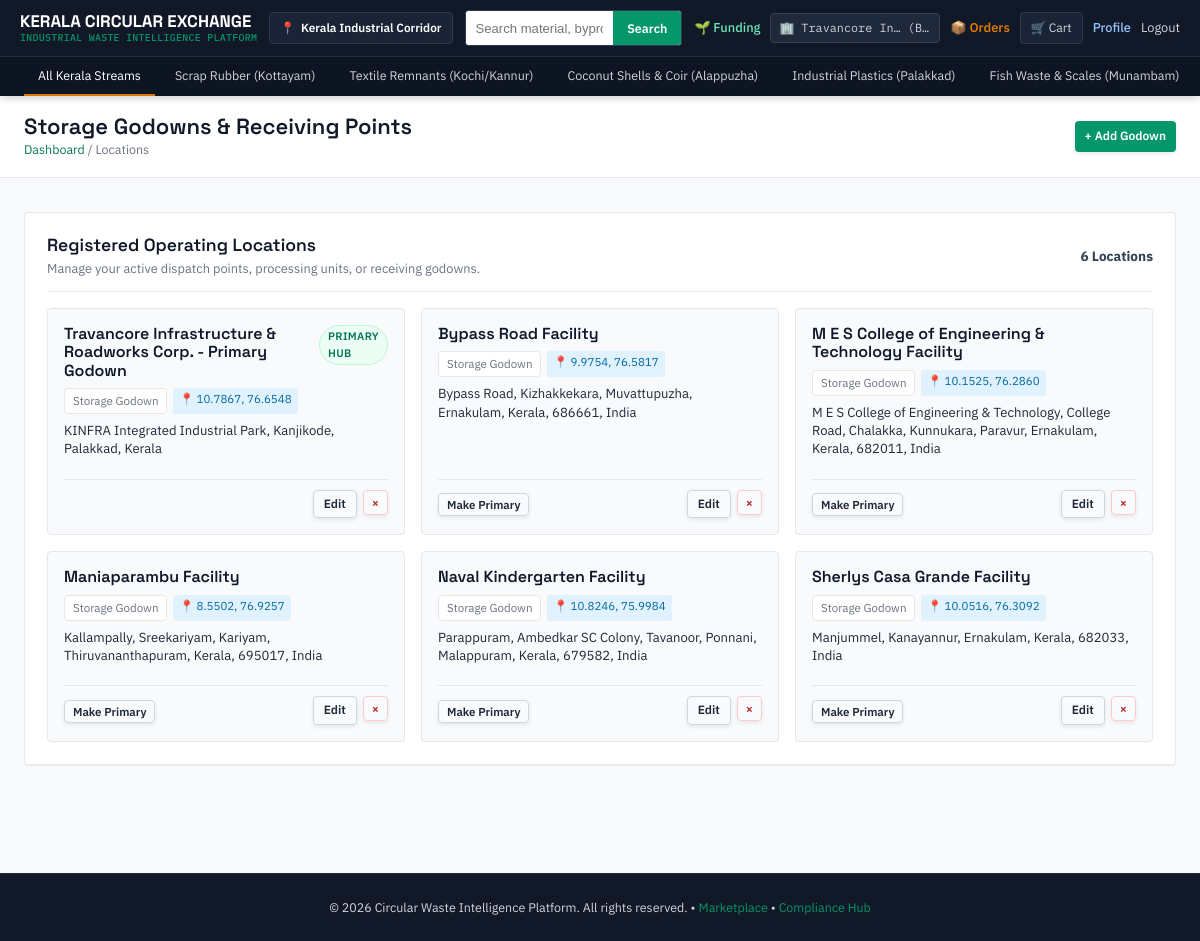
Screenshot of /locations/ (signed in) with the database file from the repository.
### accounts/models.py (models this page shows, shortened)
class Company(models.Model):
    USER_TYPES = [
        ('supplier', 'Supplier / Waste Generator'),
        ('buyer', 'Buyer / Recycler'),
        ('both', 'Dual Enterprise (Both Buyer & Supplier)'),
    ]
    STATUS = [
        ('pending', 'Pending Verification'),
        ('auto_verified', 'Auto Verified'),
        ('manual_approved', 'Manually Approved'),
        ('verified', 'Verified'),
        ('rejected', 'Rejected'),
        ('flagged', 'Flagged for Review'),
    ]
    user = models.OneToOneField(
        User,
        on_delete=models.CASCADE,
        related_name='company'
    )
    company_name = models.CharField(max_length=200)
    registration_number = models.CharField(
        max_length=100,
        unique=True
    )
    gstin = models.CharField(
        max_length=15,
        unique=True
    )
    authorized_person = models.CharField(
        max_length=150
    )
    phone = models.CharField(
        max_length=15
    )
    address = models.TextField()
    user_type = models.CharField(
        max_length=20,
        choices=USER_TYPES
    )
    permit_document = models.FileField(
        upload_to='permits/',
        blank=True,
        null=True,
        help_text='Upload business registration certificate or pollution control permit.'
    )
    logo_image = models.FileField(
        upload_to='company_logos/',
        blank=True,
        null=True,
        help_text='Enterprise profile picture or company logo.'
    )
    verification_status = models.CharField(
        max_length=20,
        choices=STATUS,
        default='pending'
    )
    email_otp = models.CharField(
        max_length=6,
        blank=True,
        default="",
        help_text="6-digit Email verification OTP code"
    )
    otp_created_at = models.DateTimeField(
        null=True,
        blank=True,
        help_text="Timestamp when registration OTP was generated"
    )
    otp_attempts = models.PositiveSmallIntegerField(
        default=0,
        help_text="Number of failed registration OTP attempts"
    )
    is_email_verified = models.BooleanField(
        default=False,
        help_text="Whether company contact email is verified via OTP"
    )
    reset_otp = models.CharField(
        max_length=6,
        blank=True,
        default="",
        help_text="6-digit Password Reset OTP code"
    )
    reset_otp_created_at = models.DateTimeField(
        null=True,
        blank=True,
        help_text="Timestamp when reset OTP was generated"
    )
    reset_otp_attempts = models.PositiveSmallIntegerField(
        default=0,
        help_text="Number of failed reset OTP attempts"
    )
    verified_at = models.DateTimeField(
        null=True,
        blank=True
    )
    created_at = models.DateTimeField(
        auto_now_add=True
    )
    @property
    def can_sell(self):
        return self.user_type in ['supplier', 'both']

class CompanyLocation(models.Model):
    LOCATION_TYPES = [
        ('godown', 'Storage Godown'),
        ('warehouse', 'Warehouse / Hub'),
        ('factory', 'Factory / Production Plant'),
        ('processing_unit', 'Processing Unit'),
    ]
    company = models.ForeignKey(
        Company,
        on_delete=models.CASCADE,
        related_name='locations'
    )
    location_name = models.CharField(
        max_length=200,
        help_text="Facility or godown identifier name (e.g. Aluva Main Godown)"
    )
    location_type = models.CharField(
        max_length=30,
        choices=LOCATION_TYPES,
        default='godown'
    )
    address = models.TextField(
        help_text="Detailed physical address"
    )
    latitude = models.DecimalField(
        max_digits=10,
        decimal_places=7,
        null=True,
        blank=True,
        help_text="Latitude coordinate (e.g. 10.0261)"
    )
    longitude = models.DecimalField(
        max_digits=10,
        decimal_places=7,
        null=True,
        blank=True,
        help_text="Longitude coordinate (e.g. 76.3125)"
    )
    is_primary = models.BooleanField(
        default=False,
        help_text="Designate this as the primary operating facility/godown"
    )
    created_at = models.DateTimeField(auto_now_add=True)
    updated_at = models.DateTimeField(auto_now=True)
    class Meta:
        ordering = ['-is_primary', 'location_name']
        verbose_name = 'Company Location'
        verbose_name_plural = 'Company Locations'
    @property
    def has_coordinates(self):
        return self.latitude is not None and self.longitude is not None

### accounts/views.py (the view)
# urls.py: path('locations/', views.location_list, name='location_list'),
@login_required
def location_list(request):
    company = getattr(request.user, 'company', None)
    if not company:
        messages.error(request, "No enterprise profile associated with this account.")
        return redirect('index')
    locations = company.locations.all()
    return render(request, 'accounts/locations.html', {
        'company': company,
        'locations': locations,
        'is_supplier': company.can_sell,
    })

### accounts/templates/accounts/locations.html (shortened to what this page needs)
{% extends "base.html" %}
{% block content %}
<div class="page-title-bar">
    <div class="wrap">
        <div>
            <h1 style="font-size: var(--step-2);">{% if is_supplier %}Warehouses &amp; Production Facilities{% else %}Storage Godowns &amp; Receiving Points{% endif %}</h1>
            <div class="breadcrumb">
                <a href="{% if is_supplier %}{% url 'dashboard' %}{% else %}{% url 'profile' %}{% endif %}">Dashboard</a> / Locations
            </div>
        </div>
        <div>
            <a href="{% url 'location_create' %}?next={{ request.path }}" class="btn btn-primary btn-sm">
                + Add {% if is_supplier %}Warehouse{% else %}Godown{% endif %}
            </a>
        </div>
    </div>
</div>
<div class="wrap" style="padding-top: 10px; padding-bottom: 60px;">
    <div class="panel">
        <div style="display: flex; justify-content: space-between; align-items: center; margin-bottom: 16px; border-bottom: 1px solid var(--slate-200); padding-bottom: 12px;">
            <div>
                <h3 style="margin: 0; font-size: 1.1rem;">Registered Operating Locations</h3>
                <p style="font-size: 0.8rem; color: var(--slate-500); margin-top: 4px;">
                    Manage your active dispatch points, processing units, or receiving godowns.
                </p>
            </div>
            <span class="mono" style="font-size: 0.85rem; font-weight: 700; color: var(--slate-700);">
                {{ locations|length }} Location{{ locations|length|pluralize }}
            </span>
        </div>
        {% if locations %}
        <div style="display: grid; grid-template-columns: repeat(auto-fill, minmax(320px, 1fr)); gap: 16px;">
            {% for loc in locations %}
            <div style="background: var(--paper); border: 1px solid var(--slate-200); border-radius: var(--radius); padding: 16px; display: flex; flex-direction: column; justify-content: space-between;">
                <div>
                    <div style="display: flex; justify-content: space-between; align-items: flex-start; margin-bottom: 8px;">
                        <h4 style="margin: 0; font-size: 1rem; color: var(--slate-900);">
                            {{ loc.location_name }}
                        </h4>
                        {% if loc.is_primary %}
                            <span class="status-pill ok" style="font-size: 0.68rem; padding: 2px 8px;">Primary Hub</span>
                        {% endif %}
                    </div>
                    <div style="display: flex; gap: 6px; margin-bottom: 8px; flex-wrap: wrap;">
                        <span class="tag" style="font-size: 0.72rem;">{{ loc.get_location_type_display }}</span>
                        {% if loc.has_coordinates %}
                            <span class="mono" style="font-size: 0.72rem; background: #e0f2fe; color: #0369a1; padding: 2px 6px; border-radius: 3px;">
                                📍 {{ loc.latitude|floatformat:4 }}, {{ loc.longitude|floatformat:4 }}
                            </span>
                        {% else %}
                            <span style="font-size: 0.72rem; color: var(--amber); background: var(--amber-tint); padding: 2px 6px; border-radius: 3px;">
                                ⚠️ No map pin set
                            </span>
                        {% endif %}
                    </div>
                    <p style="font-size: 0.82rem; color: var(--slate-600); line-height: 1.4; margin-bottom: 12px;">
                        {{ loc.address }}
                    </p>
                </div>
                <div style="display: flex; justify-content: space-between; align-items: center; border-top: 1px solid var(--slate-200); padding-top: 10px; margin-top: 8px;">
                    <div>
                        {% if not loc.is_primary %}
                        <form method="POST" action="{% url 'location_set_primary' pk=loc.pk %}" style="display: inline;">
                            <button type="submit" class="btn btn-outline btn-sm" style="font-size: 0.72rem; padding: 3px 8px;">
                                Make Primary
                            </button>
                        </form>
                        {% endif %}
                    </div>
                    <div style="display: flex; gap: 6px;">
                        <a href="{% url 'location_edit' pk=loc.pk %}?next={{ request.path }}" class="btn btn-outline btn-sm" style="font-size: 0.75rem; padding: 4px 10px;">
                            Edit
                        </a>
                        <form method="POST" action="{% url 'location_delete' pk=loc.pk %}" onsubmit="return confirm('Are you sure you want to delete {{ loc.location_name }}?');" style="display: inline;">
                            <button type="submit" class="btn btn-outline btn-sm" style="color: var(--danger); border-color: #fecaca; font-size: 0.75rem; padding: 4px 8px;" title="Delete location">
                                &times;
                            </button>
                        </form>
                    </div>
                </div>
            </div>
            {% endfor %}
        </div>
        {% endif %}
    </div>
</div>
{% endblock %}

### templates/base.html (shortened to what this page needs)
<!DOCTYPE html>
<html lang="en">
<head>
    <link rel="stylesheet" href="https://unpkg.com/leaflet@1.9.4/dist/leaflet.css" />
</head>
<body>
<header class="site-header" id="main-site-header">
    <div class="header-top">
        <a href="{% url 'index' %}" class="logo">
            KERALA CIRCULAR EXCHANGE
            <span>INDUSTRIAL WASTE INTELLIGENCE PLATFORM</span>
        </a>
        <div class="zone-picker" title="Active Regional Supply-Chain Zone">
            📍 <strong>Kerala Industrial Corridor</strong>
        </div>
        <form class="search-bar" action="{% url 'index' %}" method="GET" role="search">
            <input type="text" name="q" value="{{ request.GET.q|default:'' }}" placeholder="Search material, byproduct, or supplier...">
            <button type="submit">Search</button>
        </form>
        <div class="header-actions">
            <a href="{% url 'funding_list' %}" style="color: #6ee7b7; font-weight: 500; font-size: 0.8rem;">🌱 Funding</a>
            {% if request.user.is_authenticated %}
                {% if request.user.company %}
                    <a href="{% url 'profile' %}" class="user-tag" title="Enterprise Profile: {{ request.user.company.company_name }}">🏢 {{ request.user.company.company_name|truncatechars:14 }} ({{ request.user.company.get_user_type_display }})</a>
                    {% if request.user.company.user_type == 'supplier' %}
                        <a href="{% url 'dashboard' %}" style="font-weight:600; color:var(--emerald);">Supplier Hub</a>
                        <a href="{% url 'listing_create' %}" class="btn btn-primary btn-sm">+ List Waste</a>
                    {% elif request.user.company.user_type == 'buyer' %}
                        <a href="{% url 'buyer_orders' %}" style="font-weight:600; color:var(--amber);">📦 Orders</a>
                        <a href="{% url 'cart_view' %}" class="cart-pill">🛒 Cart</a>
                    {% endif %}
                {% else %}
                    <a href="{% url 'profile' %}" class="user-tag">{{ request.user.username }}</a>
                    <a href="{% url 'buyer_orders' %}" style="font-weight:600; color:var(--amber);">📦 Orders</a>
                    <a href="{% url 'cart_view' %}" class="cart-pill">🛒 Cart</a>
                {% endif %}
                <a href="{% url 'profile' %}" style="color: #93c5fd; font-weight: 500;">Profile</a>
                <a href="{% url 'logout' %}">Logout</a>
            {% else %}
                <a href="{% url 'login' %}">Login</a>
                <a href="{% url 'signup' %}" class="btn btn-primary btn-sm">Register Enterprise</a>
                <a href="{% url 'cart_view' %}" class="cart-pill">🛒 Cart</a>
            {% endif %}
        </div>
    </div>
    <nav class="category-ribbon" aria-label="Material categories">
        <div class="wrap">
            <a href="{% url 'index' %}" class="{% if not request.GET.category %}active{% endif %}">All Kerala Streams</a>
            <a href="{% url 'index' %}?category=rubber" class="{% if request.GET.category == 'rubber' %}active{% endif %}">Scrap Rubber (Kottayam)</a>
            <a href="{% url 'index' %}?category=textile" class="{% if request.GET.category == 'textile' %}active{% endif %}">Textile Remnants (Kochi/Kannur)</a>
            <a href="{% url 'index' %}?category=coconut" class="{% if request.GET.category == 'coconut' %}active{% endif %}">Coconut Shells & Coir (Alappuzha)</a>
            <a href="{% url 'index' %}?category=plastic" class="{% if request.GET.category == 'plastic' %}active{% endif %}">Industrial Plastics (Palakkad)</a>
            <a href="{% url 'index' %}?category=fish" class="{% if request.GET.category == 'fish' %}active{% endif %}">Fish Waste & Scales (Munambam)</a>
        </div>
    </nav>
</header>
<main class="main-content">
    {% block content %}{% endblock %}
</main>
<footer class="site-footer">
    <div class="wrap">
        &copy; 2026 Circular Waste Intelligence Platform. All rights reserved. &bull;
        <a href="{% url 'index' %}">Marketplace</a> &bull;
        <a href="{% url 'verification_panel' %}">Compliance Hub</a>
    </div>
</footer>
</body>
</html>

### rows the page displays
CompanyLocation: location_name "Travancore Infrastructure & Roadworks Corp. - Primary Godown", is_primary "PRIMARY HUB", location_type "Storage Godown", latitude "10.7867", longitude "76.6548", address "KINFRA Integrated Industrial Park, Kanjikode, Palakkad, Kerala"
CompanyLocation: location_name "Bypass Road Facility", location_type "Storage Godown", latitude "9.9754", longitude "76.5817", address "Bypass Road, Kizhakkekara, Muvattupuzha, Ernakulam, Kerala, 686661, India", is_primary "Make Primary"
CompanyLocation: location_name "M E S College of Engineering & Technology Facility", location_type "Storage Godown", latitude "10.1525", longitude "76.2860", address "M E S College of Engineering & Technology, College Road, Chalakka, Kunnukara, Paravur, Ernakulam, Kerala, 682011, India", is_primary "Make Primary"
CompanyLocation: location_name "Maniaparambu Facility", location_type "Storage Godown", latitude "8.5502", longitude "76.9257", address "Kallampally, Sreekariyam, Kariyam, Thiruvananthapuram, Kerala, 695017, India", is_primary "Make Primary"
CompanyLocation: location_name "Naval Kindergarten Facility", location_type "Storage Godown", latitude "10.8246", longitude "75.9984", address "Parappuram, Ambedkar SC Colony, Tavanoor, Ponnani, Malappuram, Kerala, 679582, India", is_primary "Make Primary"
CompanyLocation: location_name "Sherlys Casa Grande Facility", location_type "Storage Godown", latitude "10.0516", longitude "76.3092", address "Manjummel, Kanayannur, Ernakulam, Kerala, 682033, India", is_primary "Make Primary"

### other values shown
{{ request.user.company.company_name|truncatechars:14 }} "Travancore In…"
{{ request.user.company.get_user_type_display }} "B…"
{{ locations|length }} "6"
